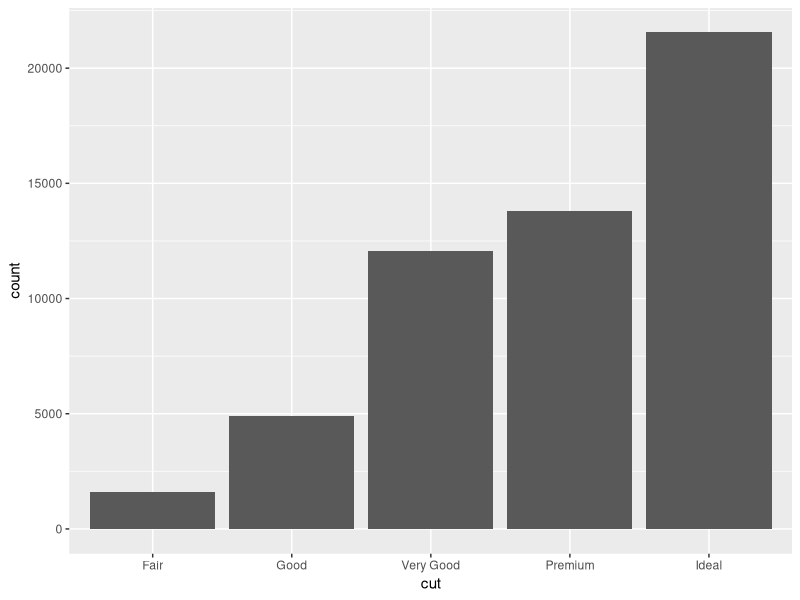
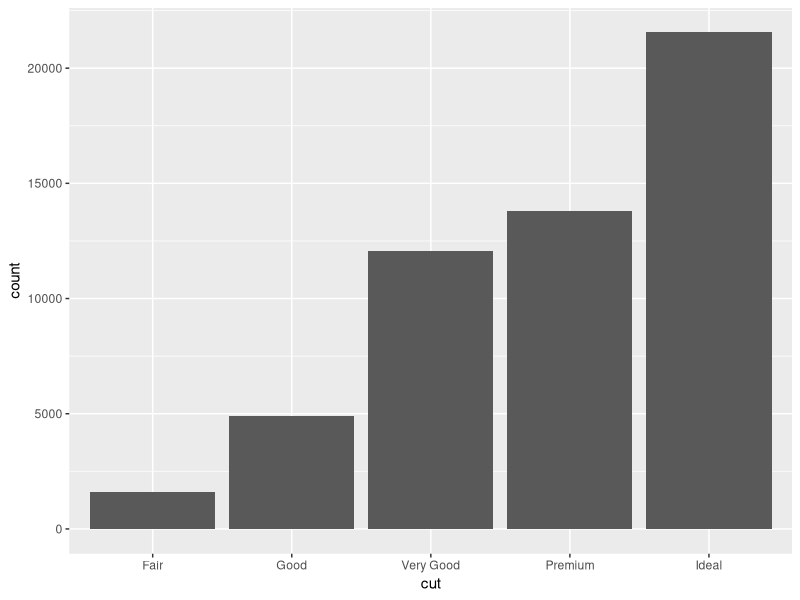
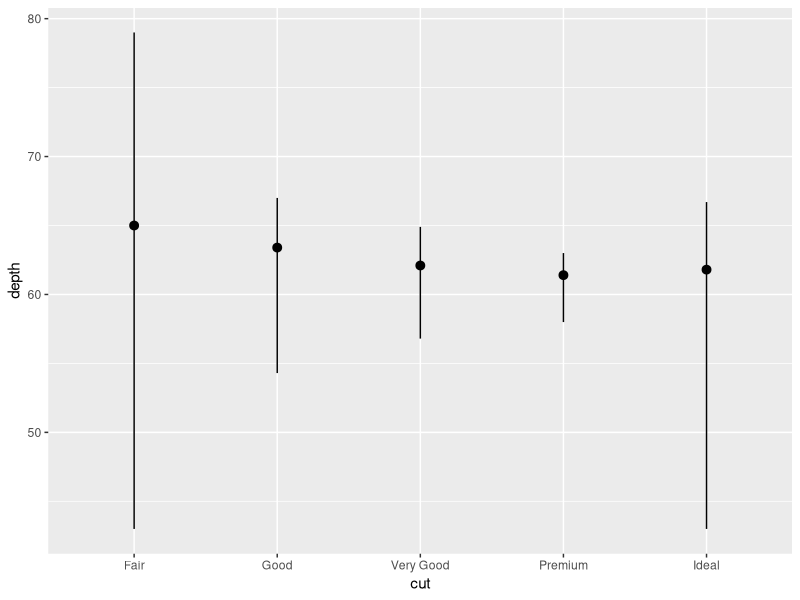
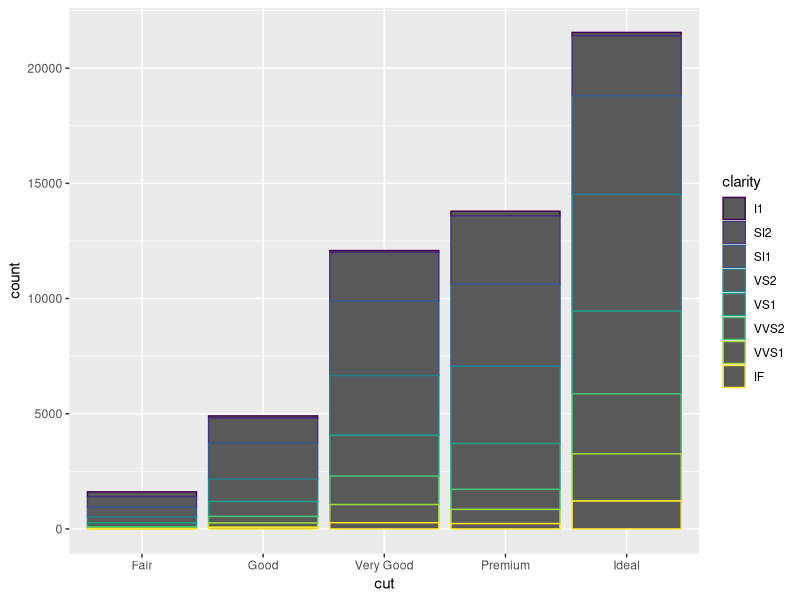
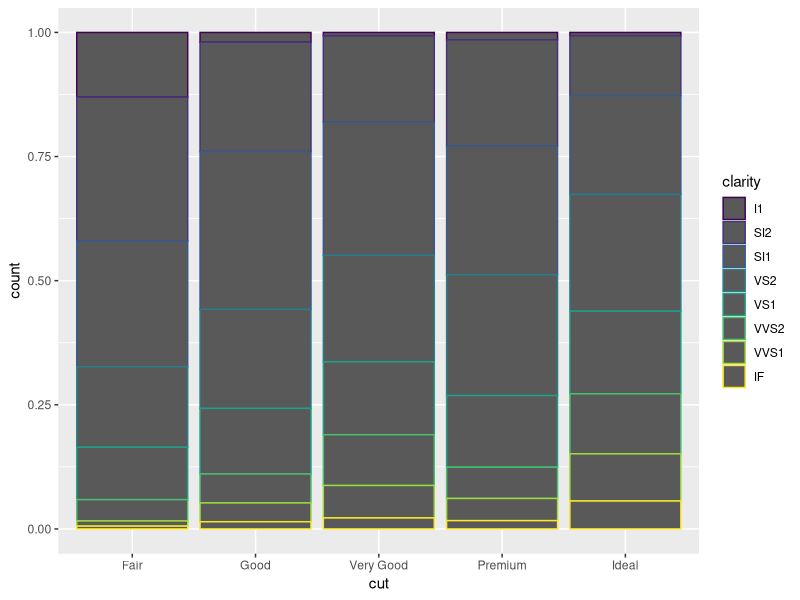
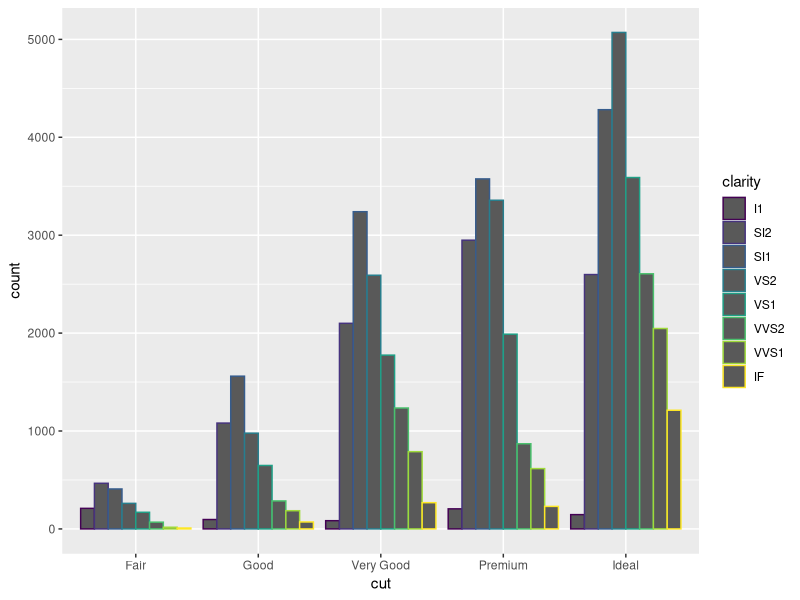
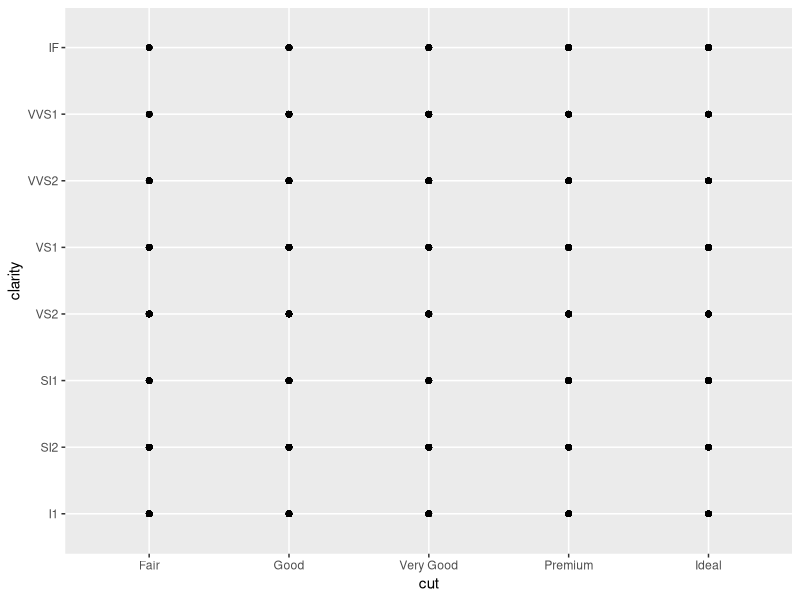
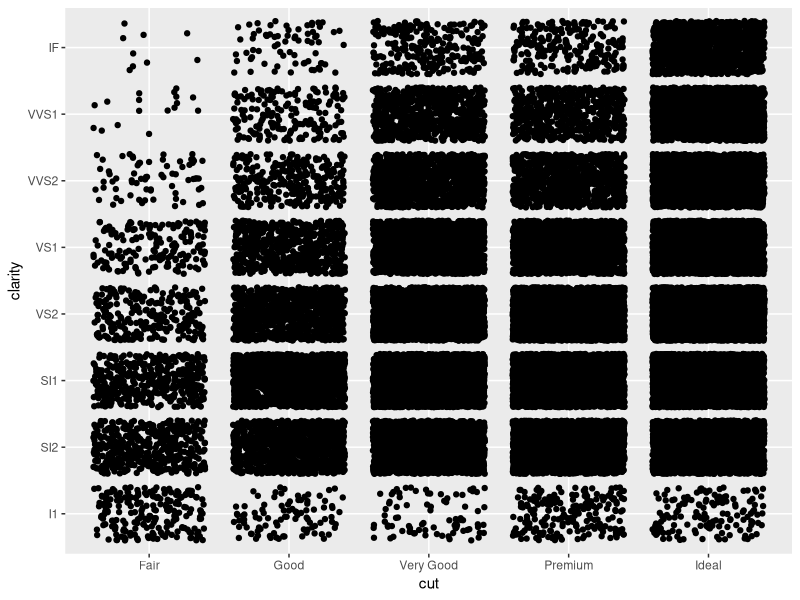

Write the R code that produced these figures, in order.
# Exercise 2: More ggplot2 Grammar

# Install and load `ggplot2`
# install.packages("ggplot2") # if needed
library("ggplot2")

# For this exercise you will again be working with the `diamonds` data set.
# Use `?diamonds` to review details about this data set

## Statistical Transformations

# Draw a bar chart of the diamonds data, organized by cut
# The height of each bar is based on the "count" (number) of diamonds with that cut
ggplot(data = diamonds) +
  geom_bar(mapping = aes(cut))

# Use the `stat_count` to apply the statistical transformation "count" to the diamonds
# by cut. You do not need a separate geometry layer!
ggplot(data = diamonds) +
  stat_count(mapping = aes(cut))

# Use the `stat_summary` function to draw a chart with a summary layer.
# Map the x-position to diamond `cut`, and the y-position to diamond `depth`
# Bonus: use `min` as the function ymin, `max` as the function ymax, and `median` as the function y
ggplot(data = diamonds) +
  stat_summary(mapping = aes(x = cut, y = depth),
               fun.ymin = min, fun.ymax = max, fun.y = median)

## Position Adjustments

# Draw a bar chart of diamond data organized by cut, with each bar filled by clarity.
# You should see a _stacked_ bar chart.
ggplot(data = diamonds) +
  geom_bar(mapping = aes(cut, colour = clarity))

# Draw the same chart again, but with each element positioned to "fill" the y axis
ggplot(data = diamonds) +
  geom_bar(mapping = aes(cut, colour = clarity), position = "fill")

# Draw the same chart again, but with each element positioned to "dodge" each other
ggplot(data = diamonds) +
  geom_bar(mapping = aes(cut, colour = clarity), position = "dodge")

# Draw a plot with point geometry with the x-position mapped to `cut` and the y-position mapped to `clarity`
# This creates a "grid" grouping the points
ggplot(data = diamonds) +
  geom_point(mapping = aes(x = cut, y = clarity))

# Use the "jitter" position adjustment to keep the points from all overlapping!
# (This works a little better with a sample of diamond data, such as from the previous exercise).
ggplot(data = diamonds) +
  geom_point(mapping = aes(x = cut, y = clarity), position = "jitter")

## Scales

# Draw a "boxplot" (with `geom_boxplot()`) for the diamond's price (y) by color (x)
ggplot(data = diamonds) +
  geom_boxplot(mapping = aes(x = color, y = price))

# This has a lot of outliers, making it harder to read. To fix this, draw the same plot but
# with a _logarithmic_ scale for the y axis.
ggplot(data = diamonds) +
  geom_boxplot(mapping = aes(x = color, y = price)) +
  scale_y_log10()

# For another version, draw the same plot but with `violin` geometry instead of `boxplot` geometry!
# How does the logarithmic scale change the data presentation?
ggplot(data = diamonds) +
  geom_violin(mapping = aes(x = color, y = price)) +
  scale_y_log10()

# Another interesting plot: draw a plot of the diamonds price (y) by carat (x), using a heatmap of 2d bins
# (geom_bin2d)
# What happens when you make the x and y channels scale logarithmically?
ggplot(data = diamonds) +
  geom_bin2d(mapping = aes(x = carat, y = price)) +
  scale_x_log10() +
  scale_y_log10()

# Draw a scatter plot for the diamonds  price (y) by carat (x). Color each point by the clarity
# (Remember, this will take a while. Use a sample of the diamonds for faster results)


# Change the color of the previous plot using a ColorBrewer scale of your choice. What looks nice?



## Coordinate Systems

# Draw a bar chart with x-position and fill color BOTH mapped to cut
# For best results, SET the `width` of the geometry to be 1 (fill plot, no space between)
# You can save this to a variable for easier modifications


# Draw the same chart, but with the coordinate system flipped


# Draw the same chart, but in a polar coordinate system. Now you have a Coxcomb chart!



## Facets

# Take the scatter plot of price by carat data (colored by clarity) and add _facets_ based on
# the diamond's `color`



## Saving Plots

# Use the `ggsave()` function to save one of your plots (the most recent one generated) to disk.
# Name the output file "my-plot.png".
# Make sure you've set the working directory!!
